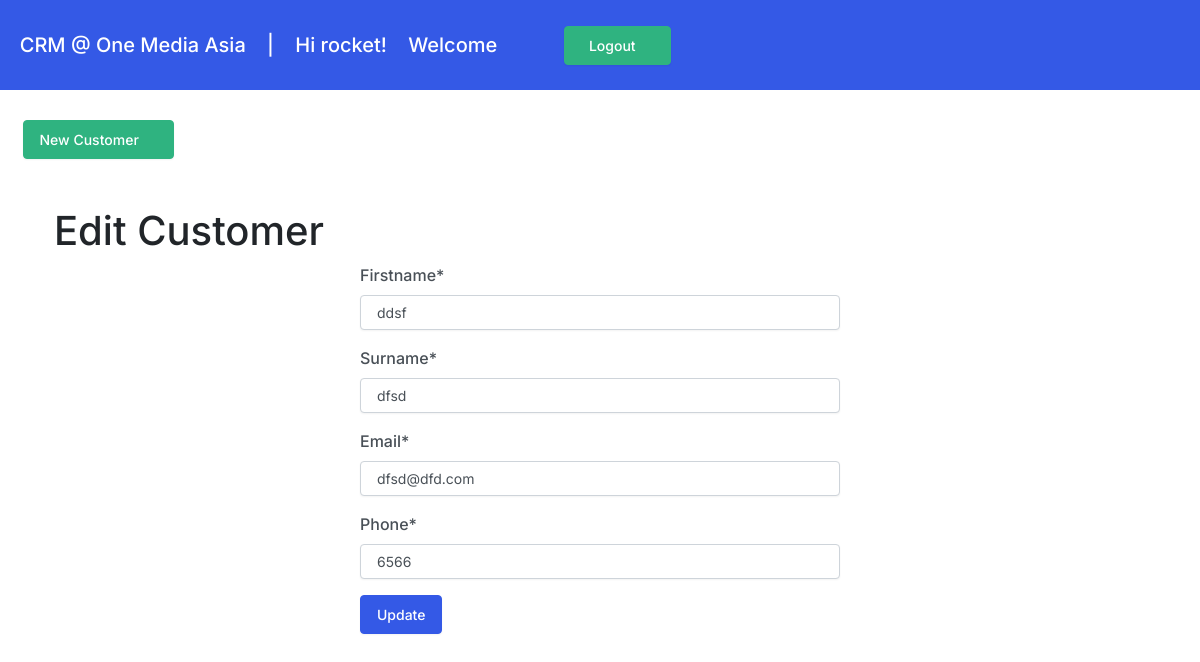
The app's page /customer/edit/42/ (signed in) with its own data.
### crm/models.py (models this page shows, shortened)
class Customer(models.Model):
    firstname = models.CharField(max_length=255)
    surname = models.CharField(max_length=255)
    phone = models.CharField(max_length=255)
    email = models.EmailField(unique=True)
    created_at = models.DateTimeField(auto_now_add=True)

### crm/views.py (the view)
# urls.py: path('customer/edit/<int:pk>/', edit_customer, name='edit_customer'),
@login_required
def edit_customer(request, pk):
    customer = get_object_or_404(Customer, pk=pk)
    if request.method == 'POST':
        form = CustomerForm(request.POST, instance=customer)
        if form.is_valid():
            form.save()
            return redirect('/')  # Redirect to the customer list or detail view
    else:
        form = CustomerForm(instance=customer)
    return render(request, 'customers/edit_customer.html', {'form': form})

### crm/forms.py
class CustomerForm(forms.ModelForm):
    class Meta:
        model = Customer
        fields = ['firstname', 'surname', 'email', 'phone']  # List all the fields you want from the model

### crm/templates/customers/edit_customer.html (shortened to what this page needs)
<!DOCTYPE html>
<html>
<head>
  <link href="/static/css/bootstrap.min.css" rel="stylesheet" type="text/css">
    <link rel="stylesheet" href="https://cdn.jsdelivr.net/npm/bootstrap@4.3.1/dist/css/bootstrap.min.css">
    {% include "crm/navbar.html" %}
    <br><br>   <br>
    {% if success %}
    <div class="alert alert-success" role="alert">
      The new student added successfully.
      <a href="{% url 'index' %}" class="alert-link">Go to Home Page.</a>
    </div>
  {% else %}
</head>
<body>
    <div class="container">   <h1>Edit Customer</h1>
    {% load crispy_forms_tags  %}
    <form method="post" class="form-width">
        {{ form | crispy }}
        <button class="btn btn-primary"type="submit">Update</button>
    </form></div>{% endif%}
</body>
</html>

### crm/templates/crm/navbar.html (shortened to what this page needs)
{% load static %}
<nav class="navbar navbar-expand-md navbar-dark fixed-top bg-primary">
    <br><br>&nbsp;<a class="navbar-brand" href="/">CRM @ One Media Asia   &nbsp;&nbsp; |
      &nbsp;&nbsp; Hi {{ user}}!  &nbsp;&nbsp; Welcome  &nbsp;&nbsp;  </a>
    <div class="collapse navbar-collapse" id="navbarCollapse">
      <ul class="navbar-nav mr-auto">
       <li class="nav-item" >
        <form action="{% url 'logout' %}" method="post">
          {% csrf_token %} &nbsp;&nbsp; <button class="btn btn-success" type="submit">&nbsp;&nbsp;Logout&nbsp;&nbsp;<i class="fa-solid fa-wheelchair-move"></i></button>
      </form>
        </li>
     </div>
     <link href="/static/fontawesomefree/css/min.css" rel="stylesheet" type="text/css">
     <link rel="stylesheet" href="https://cdn.jsdelivr.net/npm/bootstrap@4.3.1/dist/css/bootstrap.min.css">
     <link href="{% static '/strap.min.css' %}" rel="stylesheet" type="text/css">
  </nav><br><br><br><br> <br>&nbsp;&nbsp;&nbsp;&nbsp;
    <a class="btn btn-success" href="/customer/add/">New Customer&nbsp;&nbsp;<span class="fa-solid fa-user-pen"><span></a>

### crm/templates/crm/navbar.html (style rules this page uses)
.form-width { margin: 0 auto; width: 30rem; }

### records on screen
Customer: firstname "ddsf", surname "dfsd", email "dfsd@dfd.com", phone "6566"

### other values on screen
{{ user }} "rocket"
